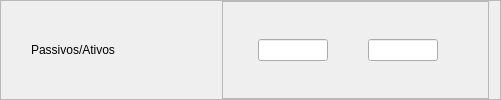
              <widget class="QFrame" name="fPasAti">
               <property name="frameShape">
                <enum>QFrame::StyledPanel</enum>
               </property>
               <property name="frameShadow">
                <enum>QFrame::Raised</enum>
               </property>
               <layout class="QHBoxLayout" name="horizontalLayout_80">
                <property name="leftMargin">
                 <number>30</number>
                </property>
                <property name="topMargin">
                 <number>0</number>
                </property>
                <property name="bottomMargin">
                 <number>0</number>
                </property>
                <item>
                 <widget class="QLabel" name="label_52">
                  <property name="minimumSize">
                   <size>
                    <width>185</width>
                    <height>0</height>
                   </size>
                  </property>
                  <property name="maximumSize">
                   <size>
                    <width>185</width>
                    <height>150</height>
                   </size>
                  </property>
                  <property name="styleSheet">
                   <string notr="true">font: 14pt &quot;Segoe UI&quot;;</string>
                  </property>
                  <property name="text">
                   <string>Passivos/Ativos</string>
                  </property>
                  <property name="alignment">
                   <set>Qt::AlignLeading|Qt::AlignLeft|Qt::AlignVCenter</set>
                  </property>
                 </widget>
                </item>
                <item>
                 <widget class="QFrame" name="frame_63">
                  <property name="frameShape">
                   <enum>QFrame::StyledPanel</enum>
                  </property>
                  <property name="frameShadow">
                   <enum>QFrame::Raised</enum>
                  </property>
                  <layout class="QHBoxLayout" name="horizontalLayout_81">
                   <property name="spacing">
                    <number>0</number>
                   </property>
                   <property name="leftMargin">
                    <number>35</number>
                   </property>
                   <property name="topMargin">
                    <number>0</number>
                   </property>
                   <property name="rightMargin">
                    <number>50</number>
                   </property>
                   <property name="bottomMargin">
                    <number>0</number>
                   </property>
                   <item>
                    <widget class="QLineEdit" name="lineEdit_93">
                     <property name="maximumSize">
                      <size>
                       <width>70</width>
                       <height>16777215</height>
                      </size>
                     </property>
                    </widget>
                   </item>
                   <item>
                    <spacer name="horizontalSpacer_39">
                     <property name="orientation">
                      <enum>Qt::Horizontal</enum>
                     </property>
                     <property name="sizeType">
                      <enum>QSizePolicy::Expanding</enum>
                     </property>
                     <property name="sizeHint" stdset="0">
                      <size>
                       <width>40</width>
                       <height>20</height>
                      </size>
                     </property>
                    </spacer>
                   </item>
                   <item>
                    <widget class="QLineEdit" name="lineEdit_94">
                     <property name="maximumSize">
                      <size>
                       <width>70</width>
                       <height>16777215</height>
                      </size>
                     </property>
                    </widget>
                   </item>
                  </layout>
                 </widget>
                </item>
               </layout>
              </widget>
